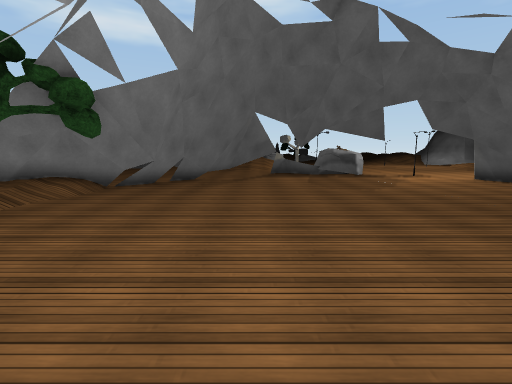
View 1 (above)

15 first-person views from a walk through a Unity game level. The camera is 1.4 m above the floor, tilts 8° down and sees 85° across. The floor is counted in squares, 1 m on a side. Each view is taken from the middle of a square. On the plan, view 1 faces up. The plan holds only what a view shows up to about 14 squares ahead; the rest is blank. The place goes on beyond the plan. Some surface patterns are stand-ins.

View 2
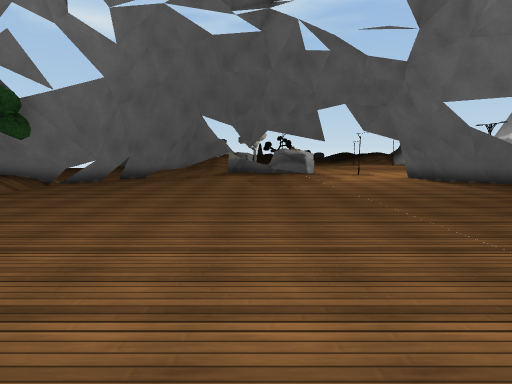

View 3
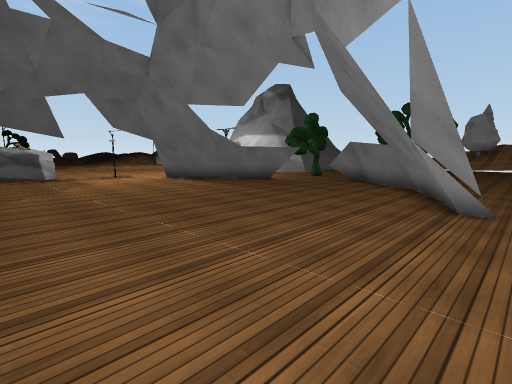

View 4
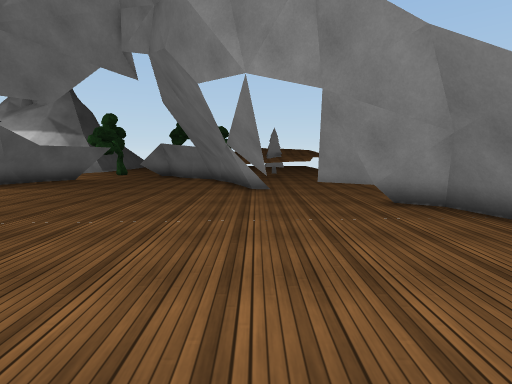

View 5
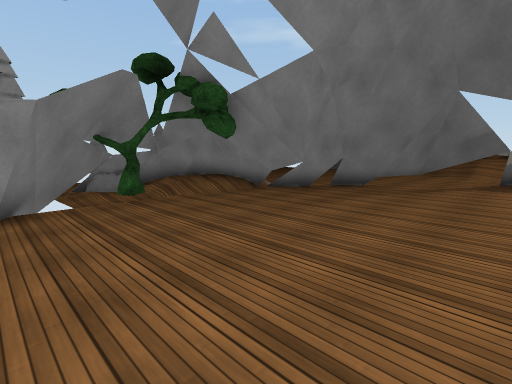

View 6
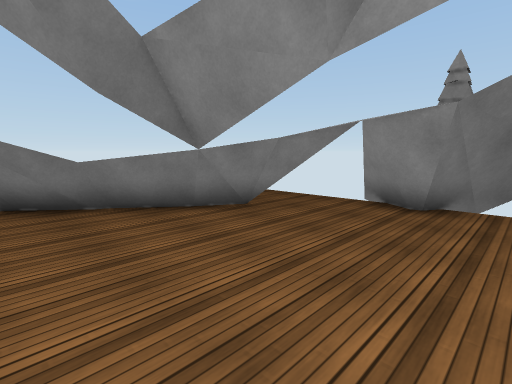

View 7
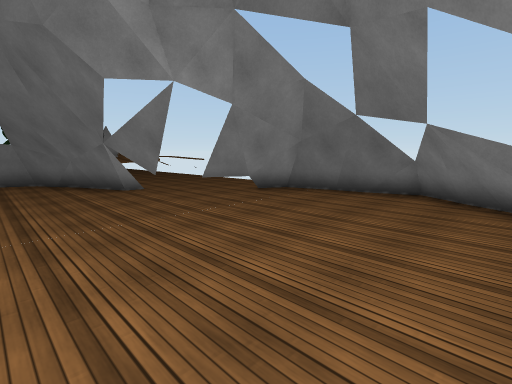

View 8
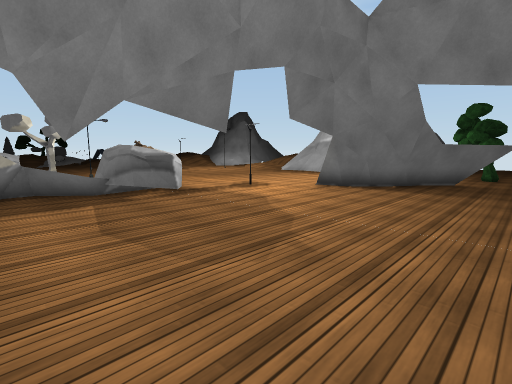

View 9
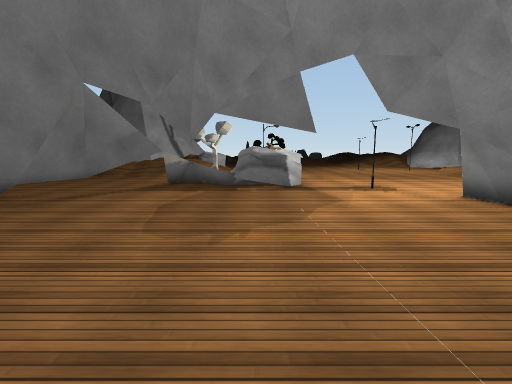

View 10
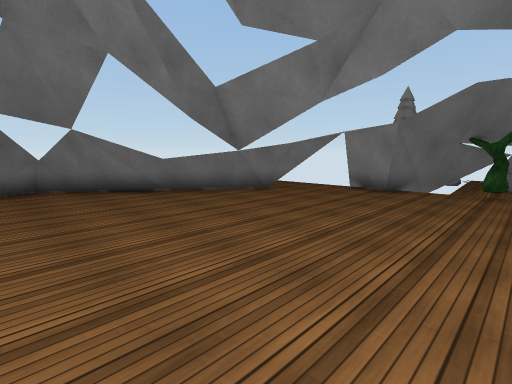

View 11
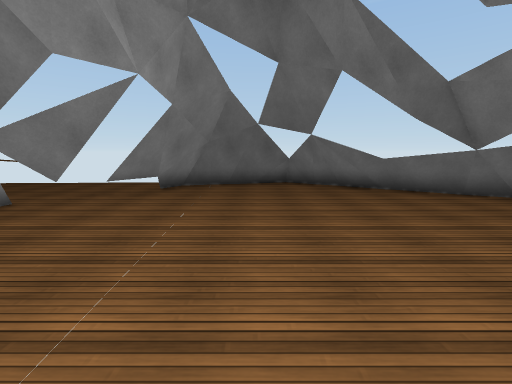

View 12
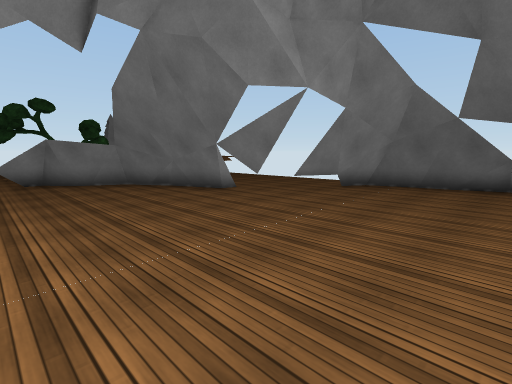

View 13
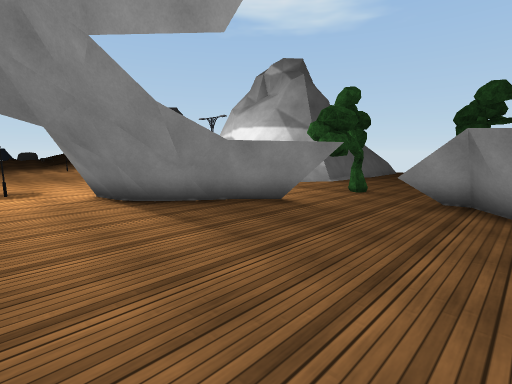

View 14
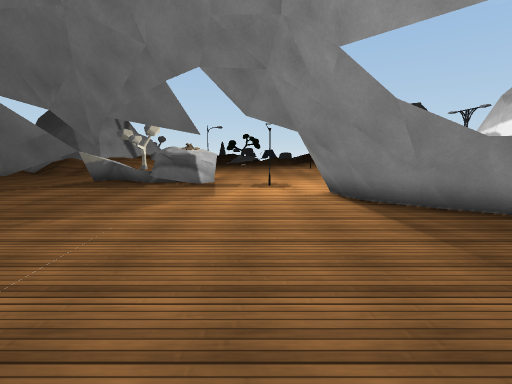

View 15
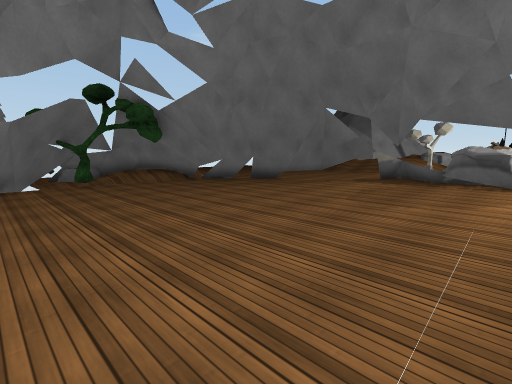

### Floor plan
Key: @ floor where view 1 was taken; # wall or solid block; x gap in a wall; . main floor; : floor 0.25 m higher than the main floor; - floor 0.25 m lower than the main floor; = window, fence, low wall or low ledge; ^ raised ledge; T tree; R rock; O other object.
Columns run from 10 left of view 1 to 18 right of it. Each row starts with its distance up from view 1.
 19      ^^^^^^^=^ROOR^^^^^^^
 18      ^^^^^^^^^RRRR^^^^^^^
 17      ^^^^^#x    R ^^^^^^
 16       ^^##...      ^^^^
 15      ^ ^#.........  ^^^
 14      ^^##........... #^
 13      ^##.............#=^
 12     ^^#...............##^   ^
 11     =#..........x......##^^^^
 10    =#...................##TT
  9   ^#.....................#^TT
  8  ^#:...................... ^^
  7 RR#.............x......... #^
  6 R^x-T.....................##^
  5 ^^##............. ........#^
  4    ###...................##
  3     ##.................###^
  2     ##........... ...###^  ^^
  1    =^^^#............#^^^^^^^^
  0     ^^^##.@........ ^^^^^^
 -1     ^^^^#x .......##^^^^^^
 -2     ^^   ^##..... #^^^^^^^
 -3           ^###...##^^^^^^^
 -4            ^^#####^^^^^^^^^
 -5              ^=^^   ^^^^^^^

Positions as (right, up) in squares from view 1, and headings:
1: (0, 0), facing up
2: (3, -1), facing up
3: (4, 0), facing up-right
4: (1, 1), facing right
5: (2, 3), facing up-left
6: (2, 5), facing down-left
7: (1, 5), facing down-right
8: (1, 8), facing up-right
9: (5, 6), facing up
10: (5, 7), facing down-left
11: (5, 8), facing down
12: (3, 8), facing down-right
13: (9, 5), facing up-right
14: (9, 5), facing up
15: (7, 3), facing up-left
